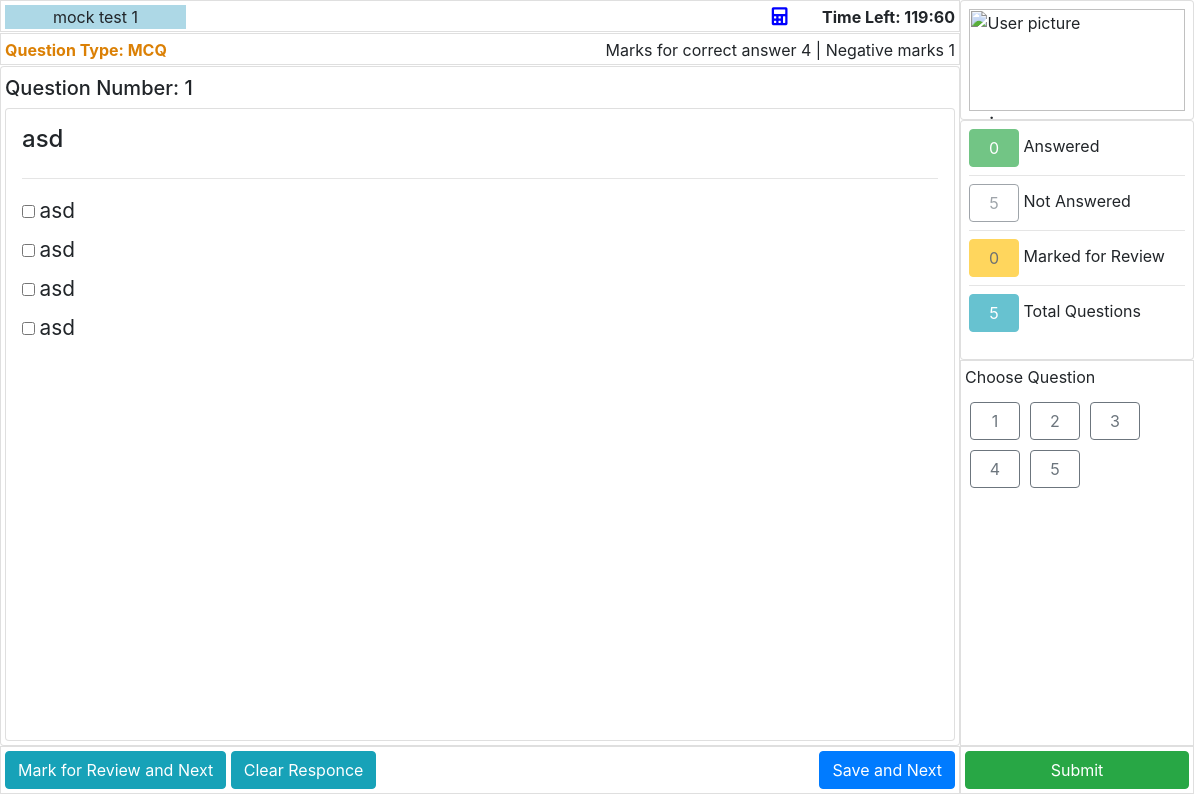
The page /start_test.php?test=mock test 1&id=0&r=0 (signed in) on the database its author committed.
### tables this page shows
CREATE TABLE `questions` (
  `id` int(11) NOT NULL,
  `examName` varchar(20) NOT NULL,
  `type` varchar(10) NOT NULL,
  `marks` int(11) NOT NULL,
  `negative` int(11) NOT NULL,
  `question` varchar(500) NOT NULL,
  `image` varchar(200) DEFAULT NULL,
  `option1` varchar(500) DEFAULT NULL,
  `option2` varchar(500) DEFAULT NULL,
  `option3` varchar(500) DEFAULT NULL,
  `option4` varchar(500) DEFAULT NULL,
  `original` varchar(500) NOT NULL
);

### start_test.php (the view, shortened to what this page needs)
<html>
<?php
 $exam = $_GET['test'];
 $examTime = "";
 $id = $_GET['id'];
 $isReview = $_GET['r'];
 $totalQuestion = "";
 $serverName = "localhost";
 $userName = "root";
 $passWord = "";
 $dbName = "gatedipex";
 $conn = mysqli_connect($serverName, $userName, $passWord, $dbName);
 $sql = "SELECT `id`, `name`, `time`, `marks` FROM `exams` WHERE name='".$exam."'";
 $result = $conn->query($sql);
 if ($result->num_rows > 0) {
     while($row = $result->fetch_assoc()) {
        $examTime = $row["time"];
     }
}
$sql6 = "SELECT * FROM `answers` WHERE name='".$_SESSION['uname']."' AND exam='".$exam."' AND review=1";
$result6 = $conn->query($sql6);
$noOfReviewQues = $result6->num_rows;
if($isReview==0 && $_SESSION['examStarted']!=$_GET['test']){
    $present = date('Y-m-d H:i:s');
    $duration = $examTime*60;
    $endTime = date("Y-m-d H:i:s", strtotime("+$duration sec"));
    $sql7 = "INSERT INTO `time`( `name`, `exam`, `start`, `end`, `finish`) VALUES ('".$_SESSION['uname']."','".$exam."','".$present."','".$endTime."',0)";
    $conn->query($sql7);
 }
?>
<head>
    <link rel="stylesheet" href="https://use.fontawesome.com/releases/v5.8.2/css/all.css"
>
    <link rel="stylesheet" href="//malihu.github.io/custom-scrollbar/jquery.mCustomScrollbar.min.css">
    <link rel="stylesheet" href="https://stackpath.bootstrapcdn.com/bootstrap/4.2.1/css/bootstrap.min.css"
>
    <link rel="stylesheet" href="assets/css/start_test.css">
</head>
<body>
<div class="container1">
    <div class="questionPaper">
                <div class='card rounded-0 p-1 timeSec'>
                    <label style="background-color:lightblue; padding:0% 5%; position: absolute;" class="panel-info"><?php echo $exam; ?></label>
                    <div style='float:right;'>
                    <label class='fa fa-calculator' style='font-size: large; color:blue; margin-right:30px;' onClick='myFunction()' ></label>
                    <strong>
                        Time Left: <label id="remainingTimeShow"></label>
                    </strong>
                    </div>
                </div>
            <?php
            $sql2 = "SELECT * FROM `questions` WHERE examName='".$exam."'";
            $result = $conn->query($sql2);
            if ($result->num_rows > 0) {
                $totalQuestion = $result->num_rows;
                for($i=0;$i<$totalQuestion;$i++){
                    $row = $result->fetch_assoc();
                    if($id==$i){
                    echo "
                    <div class='card rounded-0 p-1 marksSec'>
                        <strong style='color:#db8005;' >Question Type: ".$row["type"]."</strong>
                        <div style='float:right;'>
                        <label>Marks for correct answer ".$row["marks"]." | Negative marks ".$row["negative"]." </label>
                        </div>
                    </div>
                        <div class='card rounded-1 p-1 mainQues'>
                            <h5 style='margin-top:5px;'>Question Number: ".($i+1)."</h5>
                            <div class='card rounded-1 p-3' style='height:100%;  overflow-y:auto;'>
                                <h4>".$row["question"]."</h4>
                                <hr>";
                                echo "
                                <div>
                                    <input type='checkbox'  id='op1' name='scales'"; if($row["type"]=="MCQ"){ echo" onchange='changed(1)'"; } echo " >
                                    <label for='scales' style='font-size: 130%;'>".$row["option1"]."</label>
                                </div>
                                <div>
                                    <input type='checkbox' id='op2' name='horns' "; if($row["type"]=="MCQ"){ echo"onchange='changed(2)'"; } echo " >
                                    <label for='horns' style='font-size: 130%;'>".$row["option2"]."</label>
                                </div>
                                <div>
                                    <input type='checkbox' id='op3' name='scales' "; if($row["type"]=="MCQ"){ echo"onchange='changed(3)'"; } echo " >
                                    <label for='scales' style='font-size: 130%;'>".$row["option3"]."</label>
                                </div>
                                <div>
                                    <input type='checkbox' id='op4' name='horns' "; if($row["type"]=="MCQ"){ echo"onchange='changed(4)'"; } echo " >
                                    <label for='horns' style='font-size: 130%;'>".$row["option4"]."</label>
                                </div>
                            </div>
                        </div>
                        <div class='card rounded-0 p-1 footer'>
                            <button class='btn btn-info' type='button' onClick='saveNext(1)'>
                                Mark for Review and Next
                            </button>
                            <button class='btn btn-info' type='button' onClick='clearResponce()'>
                                Clear Responce
                            </button>
                            <button class='btn btn-primary' id='saveNextBtn' type='button' style='float:right;' onClick='saveNext(2)'>
                                Save and Next
                            </button>
                        </div>
                    ";
                    }
                }
            }
        ?>
    </div>
    <div class="sidePanel">
        <div class="card rounded-1 p-1 details">
            <div class="sidebar-header">
                <div class="user-pic">
                    <img class="img-responsive img-rounded userProfile" src="https://raw.githubusercontent.com/azouaoui-med/pro-sidebar-template/gh-pages/src/img/user.jpg" alt="User picture">
                </div>
                <div class="user-info">
                    <span class="user-name">
                        <strong style="margin-left: 5%;"><?php echo $_SESSION['uname'];?></strong>
                    </span><br>
                    <span class="user-role"  style="margin-left: 5%;" >Student</span>
                </div>
            </div>
        </div>
        <div class="card rounded-1 p-2 overview">
            <button class="btn btn-success navBtn " disabled>
                    <?php
                        $sqlMain = "SELECT * from answers WHERE name='".$_SESSION['uname']."' AND exam='".$exam."' AND ans!='' ";
                        $result4 = $conn->query($sqlMain);
                        $answered =  $result4->num_rows;
                        echo $answered;
                    ?>
            </button>
            <label>Answered</label><hr style="margin-top: 0.5rem; margin-bottom: 0.5rem;">
            <button class="btn btn-outline-secondary navBtn" disabled>
                    <?php
                        echo ($totalQuestion-$answered);
                    ?>
            </button>
            <label>Not Answered</label><hr style="margin-top: 0.5rem; margin-bottom: 0.5rem;">
            <button class="btn btn-warning navBtn" disabled>
                    <?php
                        echo $noOfReviewQues;
                    ?>
            </button>
            <label>Marked for Review</label><hr style="margin-top: 0.5rem; margin-bottom: 0.5rem;">
            <button class="btn btn-info navBtn " disabled>
                    <?php
                        echo $totalQuestion;
                    ?>
            </button>
            <label>Total Questions</label>
        </div>
        <div class="chooseQues card rounded-0 p-1">
            <label>Choose Question</label><br>
            <?php
            $sql5 = "SELECT * FROM `questions` WHERE examName='".$exam."'";
            $result5 = $conn->query($sql5);
            if ($result5->num_rows > 0) {
                $j = 0;
                while($row2 = $result5->fetch_assoc()) {
                    $sql4 = "SELECT `review` FROM `answers` WHERE name='".$_SESSION['uname']."' AND exam='".$exam."' AND quesId=".$row2['id']."";
                    $result4 = $conn->query($sql4);
                    if($result4->num_rows > 0){
                        while($row4 = $result4->fetch_assoc()) {
                            if($row4['review']==2){
                                echo "<button type='button' class='btn btn-success navBtn' style='margin:5px;' onClick='goTo(".$j.")'> ".($j+1)." </button>";
                            }
                            else if($row4['review']==1){
                                echo "<button type='button' class='btn btn-warning navBtn' style='margin:5px;' onClick='goTo(".$j.")'> ".($j+1)." </button>";
                            }
                            else{
                                echo "<button type='button' class='btn btn-outline-secondary navBtn' style='margin:5px;' onClick='goTo(".$j.")'> ".($j+1)." </button>";
                            }
                        }
                    }
                    else{
                        echo "<button type='button' class='btn btn-outline-secondary navBtn' style='margin:5px;' onClick='goTo(".$j.")'> ".($j+1)." </button>";
                    }
                    $j+=1;
                 }
            }
            ?>
        </div>
        <div class="card rounded-0 p-1 submit">
            <button class="btn btn-success" type="button" onClick="finalSubmit(1)">Submit</button>
        </div>
    </div>
</div>
</body>
</html>

### assets/css/start_test.css (style rules this page uses)
.container1 { width: 100%; height: 100%; border: 0px solid black; }
.questionPaper { border: 0px solid black; float: left; width: 80%; height: 100%; }
.sidePanel { border: 0px solid black; float: left; width: 19.5%;; height: 100%; }
.timeSec { display: inline-block; width: 100%; height: 4%; margin-bottom:1px; }
.marksSec { display: inline-block; align: center; width: 100%; height: 4%; margin-bottom:1px; }
.mainQues { width: 100%; height: 85%; }
.footer { display: inline-block; width: 100%; height: auto%; }
.details { width: 100%; height: 15%; }
.overview { display: inline-block; width: 100%; height: 30%; }
.chooseQues { display: inline-block; width: 100%; height: 48.2%; overflow-y:auto; }
.submit { width: 100%; height: auto; }
.userProfile { width: auto; height: 100%; object-fit: cover; float: left; }
.navBtn { width:50px; }
.sidebar-header { padding:2%; height:100%; }

### rows shown on the page
questions: type "MCQ", marks "4", negative "1", question "asd", option1 "asd", option2 "asd", option3 "asd", option4 "asd"

### other values the page prints
$exam "mock test 1"
$answered "0"
$totalQuestion-$answered "5"
$noOfReviewQues "0"
$totalQuestion "5"
